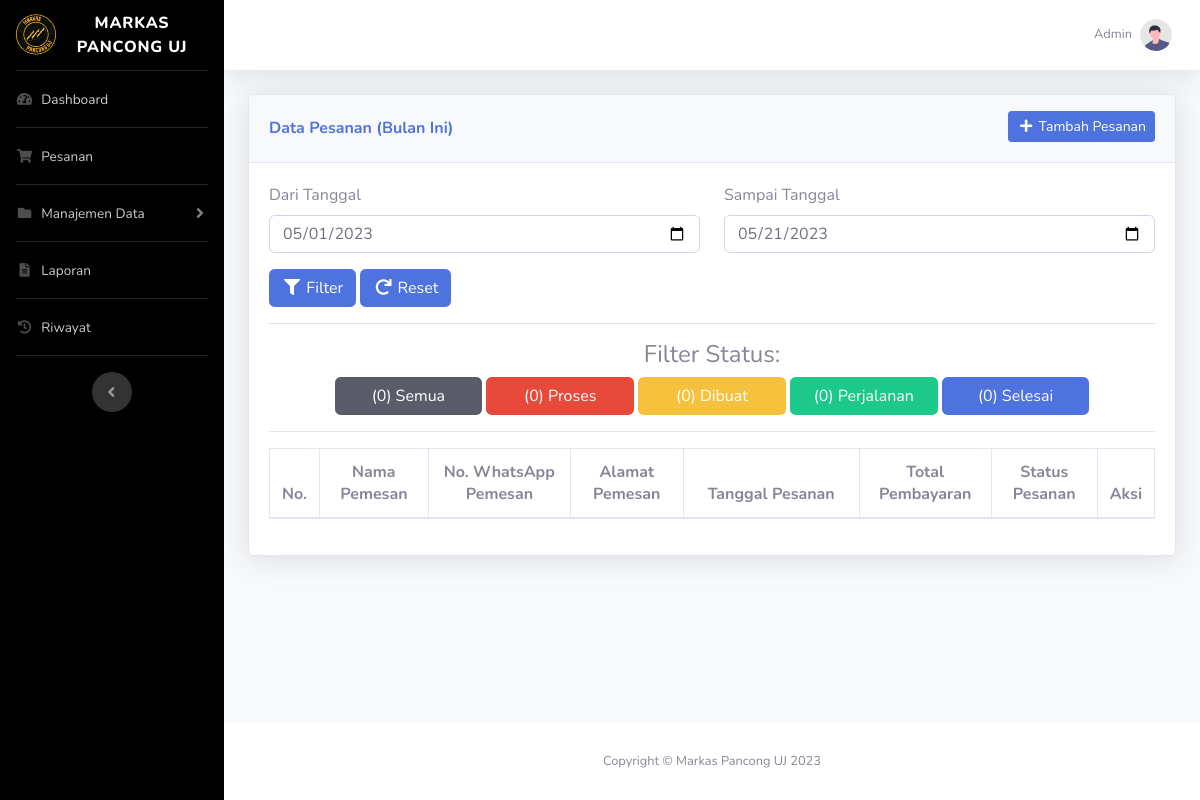
The app's page /pesanan.php?status_pesanan=proses (signed in), older data.
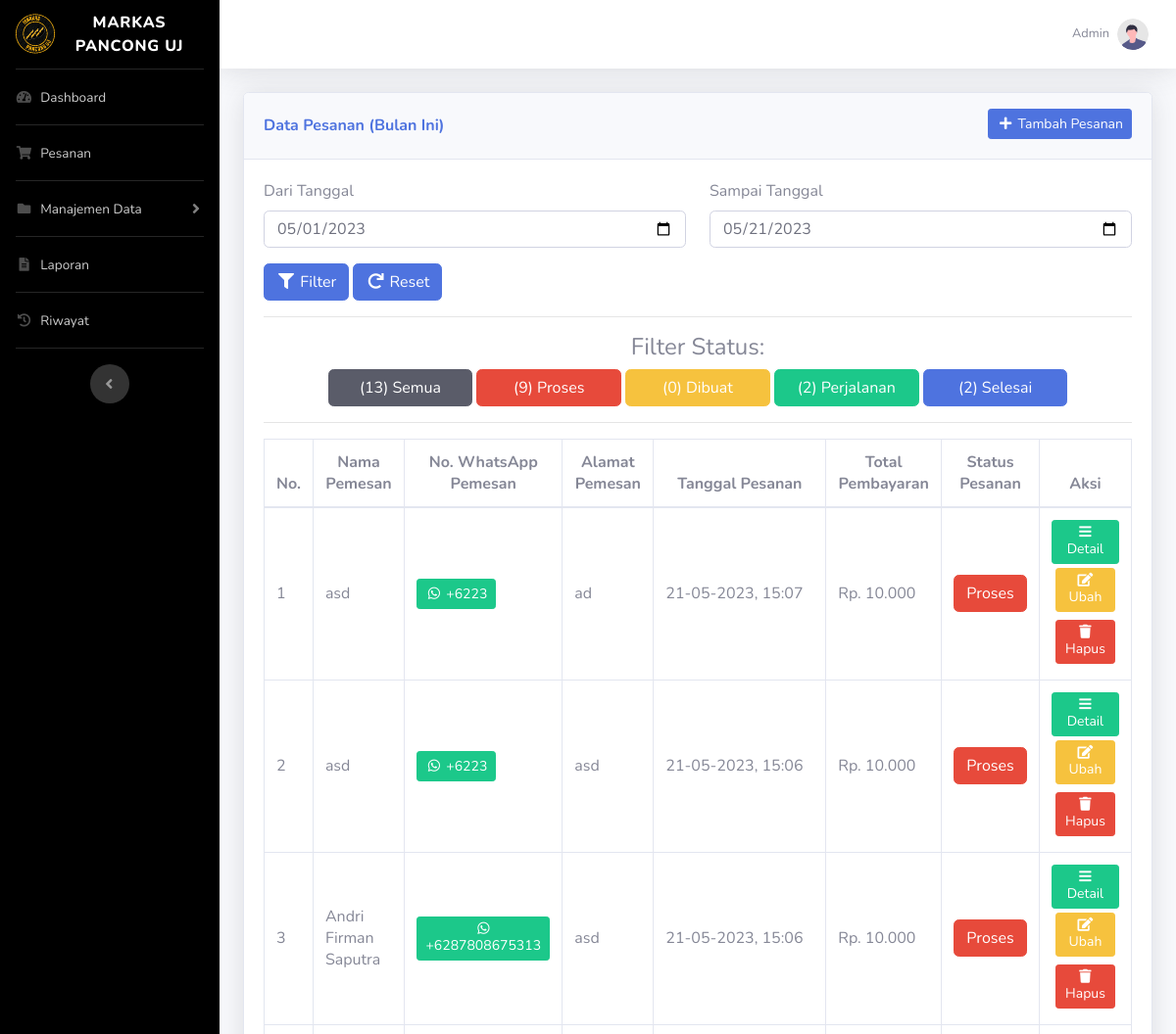
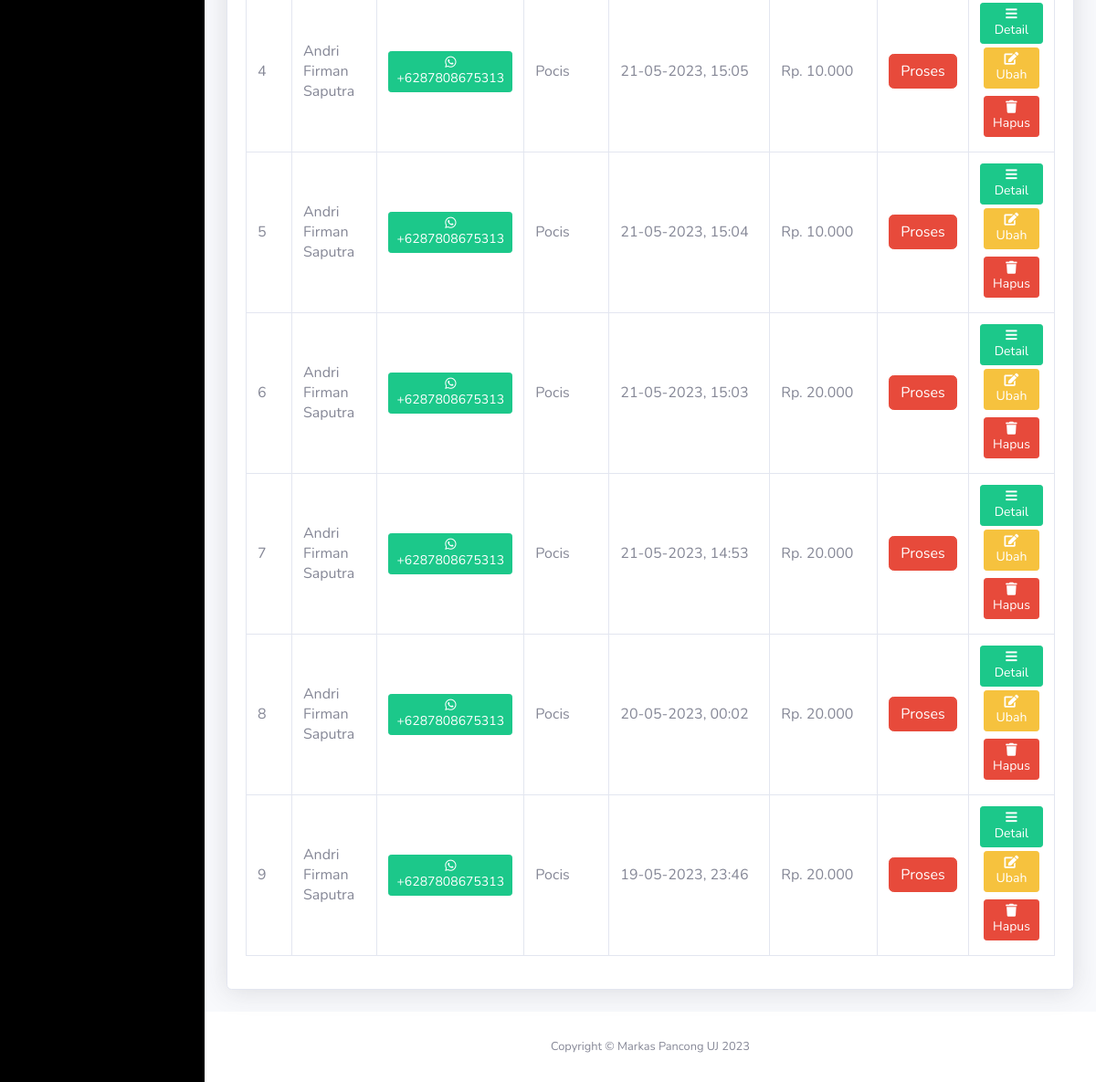
The same page, newer data (2 pictures, top to bottom).
### tables this page shows
CREATE TABLE `pesanan` (
  `kode_pesanan` varchar(25) NOT NULL,
  `nama_pemesan` varchar(50) NOT NULL,
  `no_telp_pemesan` varchar(20) NOT NULL,
  `alamat_pemesan` text NOT NULL,
  `tanggal_pesanan` datetime NOT NULL,
  `total_pembayaran` int(11) DEFAULT NULL,
  `status_pesanan` enum('proses','dibuat','perjalanan','selesai') NOT NULL DEFAULT 'proses',
  `id_user` int(11) DEFAULT NULL
);

### pesanan.php (the view, shortened to what the changed rows need)
<?php
    require_once 'koneksi.php';
    $dari_awal_bulan = date('Y-m-01') . ' 00:00:00';
    $sampai_tanggal_ini = date('Y-m-d') . ' 23:59:59';
    $pesanan = mysqli_query($koneksi, "SELECT * FROM pesanan WHERE tanggal_pesanan BETWEEN '$dari_awal_bulan' AND '$sampai_tanggal_ini' ORDER BY tanggal_pesanan DESC");
    if (isset($_GET['status_pesanan'])) {
        $status_pesanan = htmlspecialchars($_GET['status_pesanan']);
        if ($status_pesanan == 'semua') {
            $pesanan = mysqli_query($koneksi, "SELECT * FROM pesanan WHERE tanggal_pesanan BETWEEN '$dari_awal_bulan' AND '$sampai_tanggal_ini' ORDER BY tanggal_pesanan DESC");
        }
        else
        {
            $pesanan = mysqli_query($koneksi, "SELECT * FROM pesanan WHERE status_pesanan = '$status_pesanan' AND tanggal_pesanan BETWEEN '$dari_awal_bulan' AND '$sampai_tanggal_ini' ORDER BY tanggal_pesanan DESC");
        }
    }
    $pesanan_semua = mysqli_num_rows(mysqli_query($koneksi, "SELECT * FROM pesanan WHERE tanggal_pesanan BETWEEN '$dari_awal_bulan' AND '$sampai_tanggal_ini'"));
    $pesanan_proses = mysqli_num_rows(mysqli_query($koneksi, "SELECT * FROM pesanan WHERE status_pesanan = 'proses' AND tanggal_pesanan BETWEEN '$dari_awal_bulan' AND '$sampai_tanggal_ini'"));
    $pesanan_dibuat = mysqli_num_rows(mysqli_query($koneksi, "SELECT * FROM pesanan WHERE status_pesanan = 'dibuat' AND tanggal_pesanan BETWEEN '$dari_awal_bulan' AND '$sampai_tanggal_ini'"));
    $pesanan_perjalanan = mysqli_num_rows(mysqli_query($koneksi, "SELECT * FROM pesanan WHERE status_pesanan = 'perjalanan' AND tanggal_pesanan BETWEEN '$dari_awal_bulan' AND '$sampai_tanggal_ini'"));
    $pesanan_selesai = mysqli_num_rows(mysqli_query($koneksi, "SELECT * FROM pesanan WHERE status_pesanan = 'selesai' AND tanggal_pesanan BETWEEN '$dari_awal_bulan' AND '$sampai_tanggal_ini'"));
?>
<!DOCTYPE html>
<html lang="en">
<head>
    <?php include 'head.php'; ?>
</head>
<body id="page-top">
    <div id="wrapper">
        <div id="content-wrapper" class="d-flex flex-column">
            <div id="content">
                <div class="container-fluid">
                    <div class="align-items-center justify-content-between mb-4">
                        <div class="card shadow mb-4">
                            <div class="card-body">
                                <div class="row justify-content-center text-center mb-2">
                                    <div class="col">
                                        <h4>Filter Status:</h4>
                                        <a href="pesanan.php?status_pesanan=semua" class="col-2 text-center text-white m-auto btn btn-dark">(<?= $pesanan_semua; ?>) Semua</a>
                                        <a href="pesanan.php?status_pesanan=proses" class="col-2 text-center text-white m-auto btn btn-danger">(<?= $pesanan_proses; ?>) Proses</a>
                                        <a href="pesanan.php?status_pesanan=dibuat" class="col-2 text-center text-white m-auto btn btn-warning">(<?= $pesanan_dibuat; ?>) Dibuat</a>
                                        <a href="pesanan.php?status_pesanan=perjalanan" class="col-2 text-center text-white m-auto btn btn-success">(<?= $pesanan_perjalanan; ?>) Perjalanan</a>
                                        <a href="pesanan.php?status_pesanan=selesai" class="col-2 text-center text-white m-auto btn btn-primary">(<?= $pesanan_selesai; ?>) Selesai</a>
                                    </div>
                                </div>
                                <div class="table-responsive">
                                    <table class="table table-bordered" id="dataTable" cellspacing="0">
                                        <thead>
                                            <tr class="text-center">
                                                <th>No.</th>
                                                <th>Nama Pemesan</th>
                                                <th>No. WhatsApp Pemesan</th>
                                                <th>Alamat Pemesan</th>
                                                <th style="min-width: 11rem;">Tanggal Pesanan</th>
                                                <th>Total Pembayaran</th>
                                                <th>Status Pesanan</th>
                                                <th>Aksi</th>
                                            </tr>
                                        </thead>
                                        <tbody>
                                            <?php $i = 1; ?>
                                            <?php foreach ($pesanan as $dp): ?>
                                                <tr>
                                                    <td class="align-middle"><?= $i++; ?></td>
                                                    <td class="align-middle"><?= $dp['nama_pemesan']; ?></td>
                                                    <?php
                                                        $toNumber62 = $dp['no_telp_pemesan'];
                                                        if (substr($toNumber62, 0, 2) != "62") {
                                                            $toNumber62 = substr_replace($toNumber62, "62", 0, 1);
                                                        }
                                                     ?>
                                                    <td class="align-middle"><a target="_blank" class="btn btn-sm btn-success" href="https://wa.me/<?= $toNumber62; ?>"><i class="fab fa-fw fa-whatsapp"></i> +<?= $toNumber62; ?></a></td>
                                                    <td class="align-middle"><?= $dp['alamat_pemesan']; ?></td>
                                                    <td class="align-middle"><?= date("d-m-Y, H:i", strtotime($dp['tanggal_pesanan'])); ?></td>
                                                    <td class="align-middle">
                                                        Rp. <?= str_replace(",", ".", number_format($dp['total_pembayaran'])); ?>
                                                    </td>
                                                    <td class="align-middle text-center">
                                                        <?php if ($dp['status_pesanan'] == 'proses'): ?>
                                                            <a onclick="return confirm('Apakah Anda yakin ingin mengubah status menjadi dibuat?')" href="ubah_status.php?kode_pesanan=<?= $dp['kode_pesanan']; ?>&status=dibuat" class="btn btn-danger"><?= ucwords($dp['status_pesanan']); ?></a>
                                                        <?php elseif ($dp['status_pesanan'] == 'dibuat'): ?>
                                                            <a onclick="return confirm('Apakah Anda yakin ingin mengubah status menjadi perjalanan?')" href="ubah_status.php?kode_pesanan=<?= $dp['kode_pesanan']; ?>&status=perjalanan" class="btn btn-warning"><?= ucwords($dp['status_pesanan']); ?></a>
                                                        <?php elseif ($dp['status_pesanan'] == 'perjalanan'): ?>
                                                            <a onclick="return confirm('Apakah Anda yakin ingin mengubah status menjadi selesai?')" href="ubah_status.php?kode_pesanan=<?= $dp['kode_pesanan']; ?>&status=selesai" class="btn btn-success"><?= ucwords($dp['status_pesanan']); ?></a>
                                                        <?php elseif ($dp['status_pesanan'] == 'selesai'): ?>
                                                            <a class="btn btn-primary"><?= ucwords($dp['status_pesanan']); ?></a>
                                                        <?php endif ?>
                                                    </td>
                                                    <td class="text-center align-middle">
                                                        <a class="btn btn-sm btn-success" href="detail_pesanan.php?kode_pesanan=<?= $dp['kode_pesanan']; ?>"><i class="fas fa-fw fa-bars"></i> Detail</a>
                                                        <a class="btn btn-sm btn-warning text-white m-1" data-toggle="modal" data-target="#ubahPesananModal<?= $dp['kode_pesanan']; ?>"><i class="fas fa-fw fa-edit"></i> Ubah</a>
                                                        <a class="btn btn-sm btn-danger text-white m-1" href="hapus_pesanan.php?kode_pesanan=<?= $dp['kode_pesanan']; ?>" onclick="return confirm('Apakah Anda yakin ingin menghapus pesanan dengan nama pemesan <?= $dp['nama_pemesan']; ?>?')"><i class="fas fa-fw fa-trash"></i> Hapus</a>
                                                    </td>
                                                </tr>
                                            <?php endforeach ?>
                                        </tbody>
                                    </table>
                                </div>
                            </div>
                        </div>
                    </div>
                </div>
            </div>
        </div>
    </div>
</body>
</html>

Row changes from the older to the newer data that the page shows:
added pesanan: nama_pemesan "asd", no_telp_pemesan "6223", alamat_pemesan "ad", tanggal_pesanan "21-05-2023, 15:07", total_pembayaran "10.000", status_pesanan "Proses"
added pesanan: nama_pemesan "asd", no_telp_pemesan "6223", alamat_pemesan "asd", tanggal_pesanan "21-05-2023, 15:06", total_pembayaran "10.000", status_pesanan "Proses"
added pesanan: nama_pemesan "Andri Firman Saputra", no_telp_pemesan "6287808675313", alamat_pemesan "asd", tanggal_pesanan "21-05-2023, 15:06", total_pembayaran "10.000", status_pesanan "Proses"
added pesanan: nama_pemesan "Andri Firman Saputra", no_telp_pemesan "6287808675313", alamat_pemesan "Pocis", tanggal_pesanan "21-05-2023, 15:05", total_pembayaran "10.000", status_pesanan "Proses"
added pesanan: nama_pemesan "Andri Firman Saputra", no_telp_pemesan "6287808675313", alamat_pemesan "Pocis", tanggal_pesanan "21-05-2023, 15:04", total_pembayaran "10.000", status_pesanan "Proses"
added pesanan: nama_pemesan "Andri Firman Saputra", no_telp_pemesan "6287808675313", alamat_pemesan "Pocis", tanggal_pesanan "21-05-2023, 15:03", total_pembayaran "20.000", status_pesanan "Proses"
added pesanan: nama_pemesan "Andri Firman Saputra", no_telp_pemesan "6287808675313", alamat_pemesan "Pocis", tanggal_pesanan "21-05-2023, 14:53", total_pembayaran "20.000", status_pesanan "Proses"
added pesanan: nama_pemesan "Andri Firman Saputra", no_telp_pemesan "6287808675313", alamat_pemesan "Pocis", tanggal_pesanan "20-05-2023, 00:02", total_pembayaran "20.000", status_pesanan "Proses"
added pesanan: nama_pemesan "Andri Firman Saputra", no_telp_pemesan "6287808675313", alamat_pemesan "Pocis", tanggal_pesanan "19-05-2023, 23:46", total_pembayaran "20.000", status_pesanan "Proses"
Text that changed along with them:
$pesanan_semua: "0" → "13"
$pesanan_proses: "0" → "9"
$pesanan_perjalanan: "0" → "2"
$pesanan_selesai: "0" → "2"
